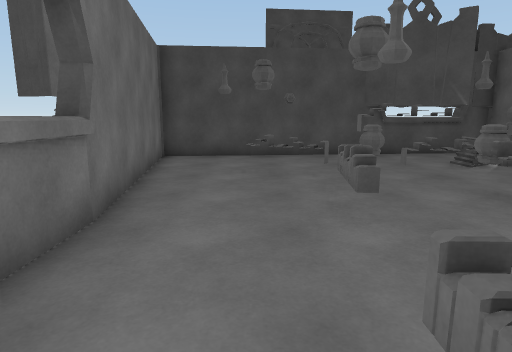
[1] (above)

19 first-person views from a walk through a scene from a Unity 3-D project. The camera is 1.4 m above the floor, tilts 10° down and sees 75° across. The floor is counted in squares, 1 m on a side. Each view is taken from the middle of a square. On the plan, view 1 faces up. The plan holds only what a view shows up to about 15 squares ahead; the rest is blank. The place goes on beyond the plan. The player is left out. Door leaves are left out, so doorways stand open. Some surface patterns are stand-ins.

[2]
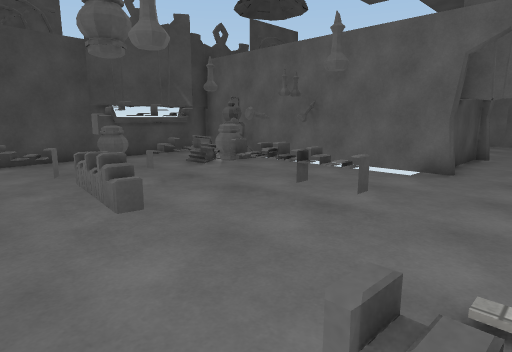

[3]
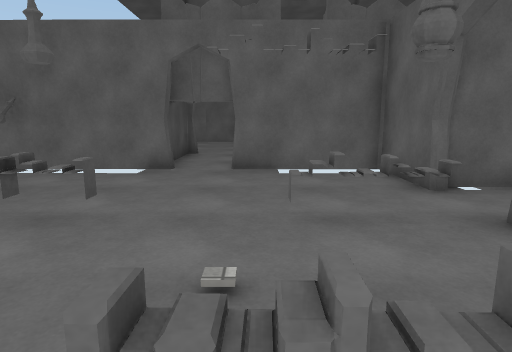

[4]
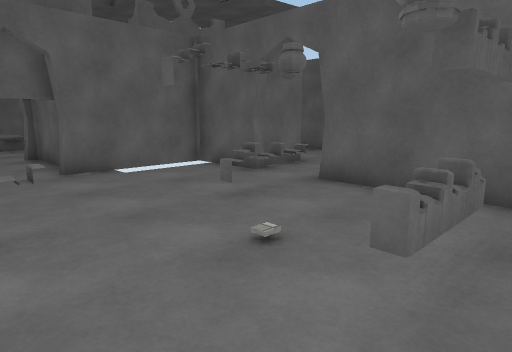

[5]
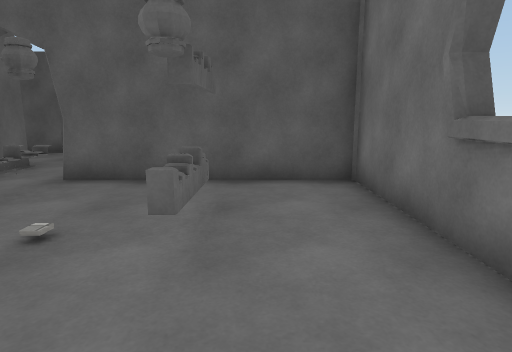

[6]
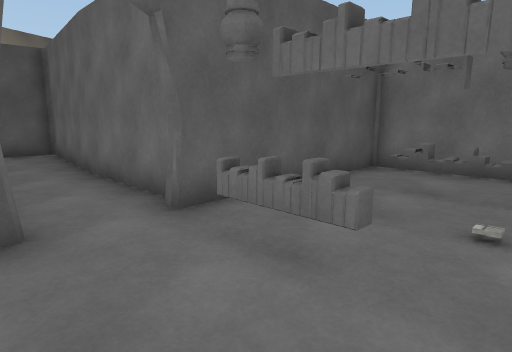

[7]
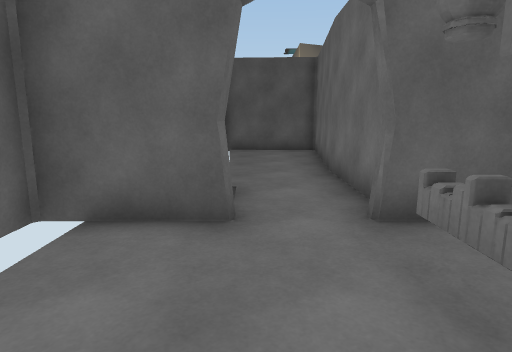

[8]
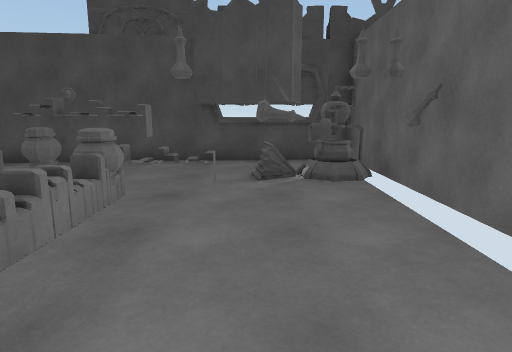

[9]
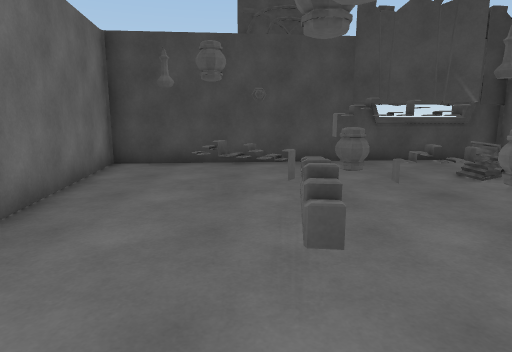

[10]
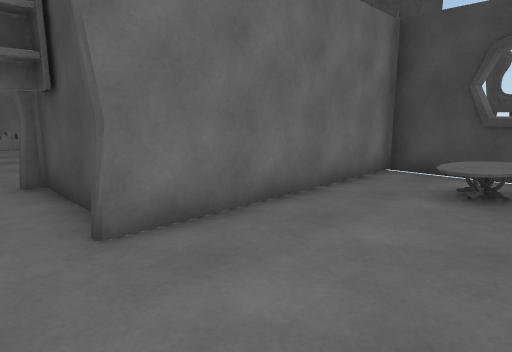

[11]
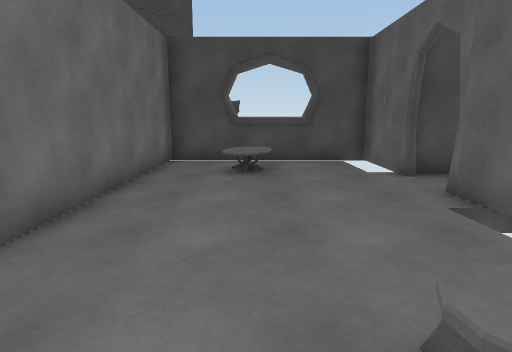

[12]
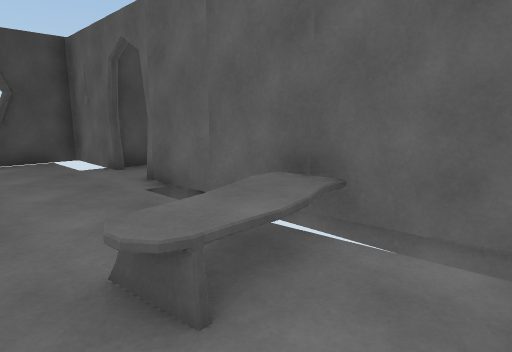

[13]
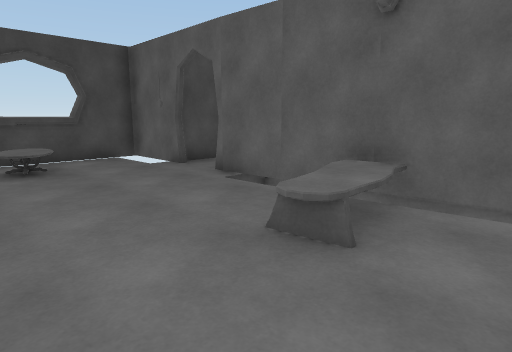

[14]
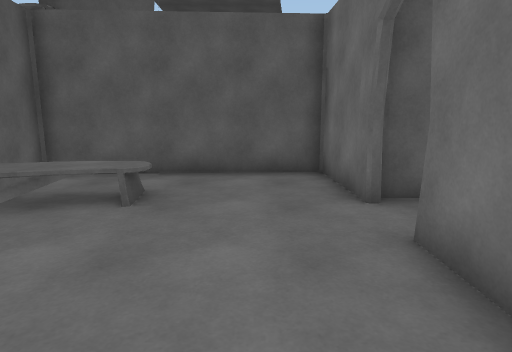

[15]
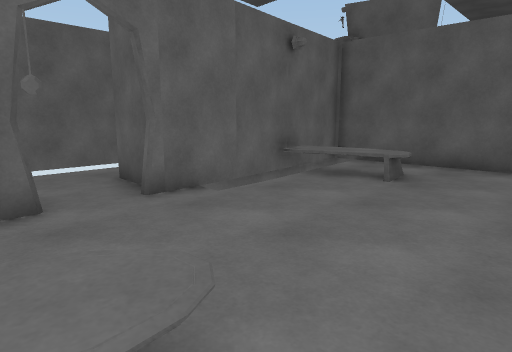

[16]
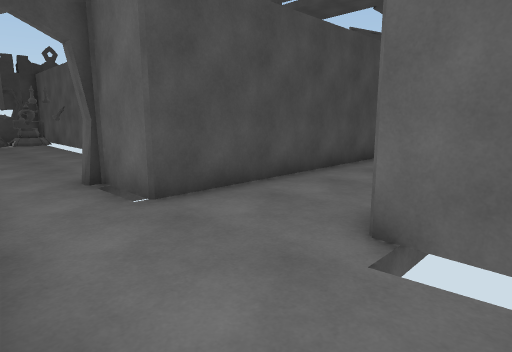

[17]
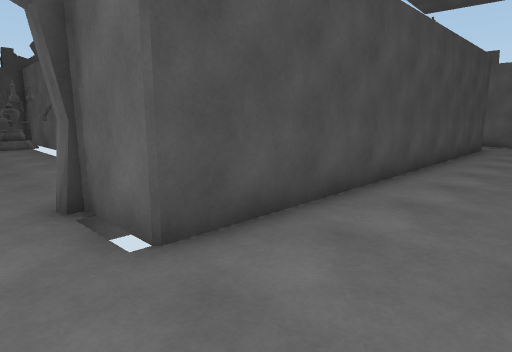

[18]
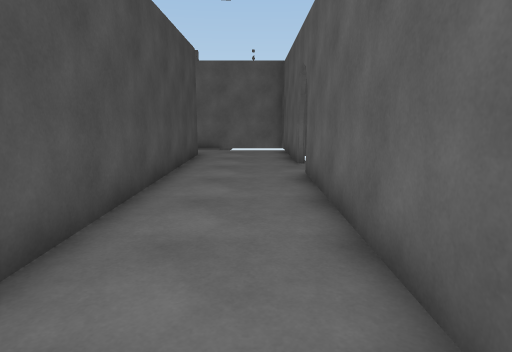

[19]
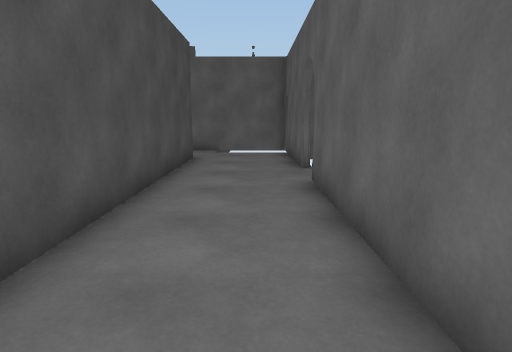

### Floor plan
Points are (right, up) in squares from view 1. A wall is a line through its corners. A room is listed if a view was taken in it or the views show most of it. See-through windows are left out.
Room 1 (views 1, 2, 3, 4, 5, 6, 7, 8, 9, 16, 17, 18, 19)
walls: (9, 3.3) (9.1, 13.2) (-3.4, 12.1) (-2.2, 4.3) (-2.6, 4.3); (10.2, 1.3) (12.9, 1.3); (6.4, -2.4) (8.9, -2.4) (9, 1.6); (4, -3) (4, -6.9); (13.2, 3.3) (12.8, 3.7) (9.4, 3.7); (4, -6.8) (3.5, -12.3); (-2.2, 2.4) (-2.2, -2.4) (4.4, -2.4); (-2.6, 1.3) (-2.1, 1.3); (-2.2, 4.5) (-2.2, 2.6); (7.6, -9.7) (7.6, -8.2) (17.4, -8.3); (7.9, 13) (7.8, 13.5); (5.5, -12.5) (7.3, -12.6); (19.1, -8.3) (23.3, -8.3); (21.7, -4.8) (6.7, -4.8) (6.7, -2.8); (24.3, -8.3) (24.3, -4.5)
ways out: opening at (13.5, 2.5) to room 2; opening at (18, -8)
objects: books (0, 8) to (1, 8); books (1, 0) to (1, 1); books (2, 5) to (2, 6); other object (3, 1); shelf (3, 7) to (5, 7); books (4, -1) to (4, 0); shelf (4, 3) to (4, 6); other object (7, 10) to (8, 11); fridge (20, -3) to (21, -2)
Room 2 (views 10, 11, 12, 13, 14)
walls: (19.6, 5.8) (19.6, 6.2); (20.1, 5.8) (21.8, 5.8); (13.2, 1.6) (13.2, -1.5) (20.2, -1.2) (19.5, 5.9); (19.6, 7.9) (19.6, 10.9) (15.9, 10.9); (13.2, 8.4) (13.2, 3.3); (21.5, 8.2) (19.9, 8.2)
ways out: opening at (13.5, 2.5) to room 1; opening at (14, 9) to room 3; opening at (20.5, 7)
objects: table (17, 1) to (19, 2); clock (19, 8)
Room 3 (view 15)
walls: (15.9, 10.9) (13.2, 10.9) (13.2, 8.4)
ways out: opening at (14, 9) to room 2

Positions as (right, up) in squares from view 1, and headings:
1: (0, 0), facing up
2: (0, 1), facing up-right
3: (0, 1), facing right
4: (0, 4), facing down-right
5: (0, 5), facing down
6: (7, 2), facing down-left
7: (6, 2), facing down
8: (6, 2), facing up
9: (1, 2), facing up
10: (17, 2), facing up-left
11: (16, 0), facing up
12: (16, -1), facing up-right
13: (14, -1), facing up-right
14: (15, 7), facing down
15: (14, 9), facing down-right
16: (4, -10), facing up-right
17: (5, -8), facing up-right
18: (9, -7), facing right
19: (10, -7), facing right
